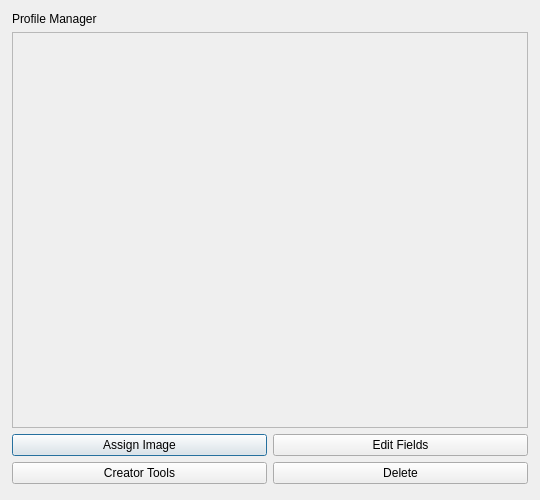
<?xml version="1.0" encoding="UTF-8"?>
<ui version="4.0">
 <class>ProfileManager</class>
 <widget class="QDialog" name="ProfileManager">
  <property name="geometry">
   <rect>
    <x>0</x>
    <y>0</y>
    <width>540</width>
    <height>500</height>
   </rect>
  </property>
  <property name="minimumSize">
   <size>
    <width>480</width>
    <height>420</height>
   </size>
  </property>
  <property name="windowTitle">
   <string>Profile Manager</string>
  </property>
  <property name="modal">
   <bool>true</bool>
  </property>
  <layout class="QVBoxLayout" name="main_layout">
   <property name="leftMargin">
    <number>12</number>
   </property>
   <property name="topMargin">
    <number>12</number>
   </property>
   <property name="rightMargin">
    <number>12</number>
   </property>
   <property name="bottomMargin">
    <number>16</number>
   </property>
   <item>
    <widget class="QLabel" name="title">
     <property name="text">
      <string>Profile Manager</string>
     </property>
    </widget>
   </item>
   <item>
    <widget class="QScrollArea" name="scroll">
     <property name="widgetResizable">
      <bool>true</bool>
     </property>
     <widget class="QWidget" name="list_widget">
      <layout class="QVBoxLayout" name="list_layout">
       <property name="leftMargin">
        <number>4</number>
       </property>
       <property name="topMargin">
        <number>4</number>
       </property>
       <property name="rightMargin">
        <number>4</number>
       </property>
       <property name="bottomMargin">
        <number>4</number>
       </property>
       <property name="spacing">
        <number>3</number>
       </property>
      </layout>
     </widget>
    </widget>
   </item>
   <item>
    <layout class="QHBoxLayout" name="btn_grid">
     <item>
      <widget class="QPushButton" name="img_btn">
       <property name="text">
        <string>Assign Image</string>
       </property>
      </widget>
     </item>
     <item>
      <widget class="QPushButton" name="fields_btn">
       <property name="text">
        <string>Edit Fields</string>
       </property>
      </widget>
     </item>
    </layout>
   </item>
   <item>
    <layout class="QHBoxLayout" name="btn_grid2">
     <item>
      <widget class="QPushButton" name="draw_btn">
       <property name="text">
        <string>Creator Tools</string>
       </property>
      </widget>
     </item>
     <item>
      <widget class="QPushButton" name="del_btn">
       <property name="text">
        <string>Delete</string>
       </property>
      </widget>
     </item>
    </layout>
   </item>
  </layout>
 </widget>
 <resources/>
 <connections/>
</ui>
